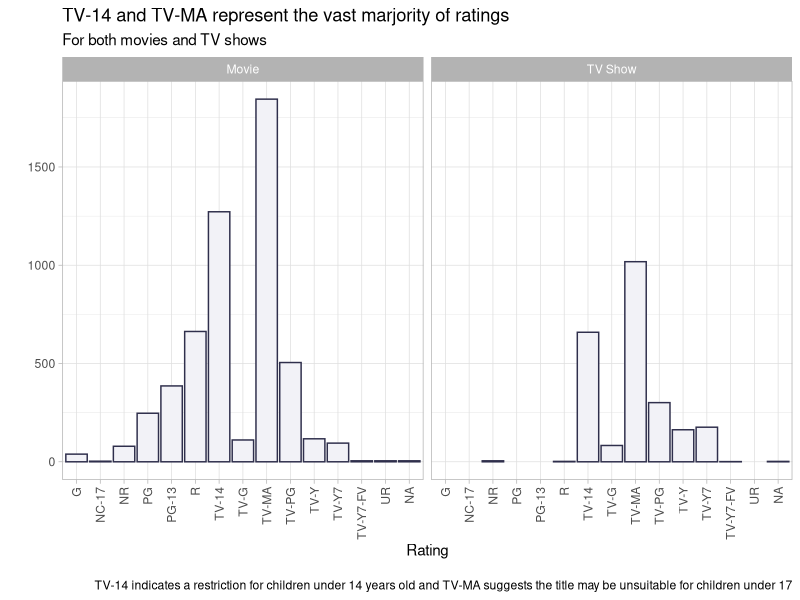
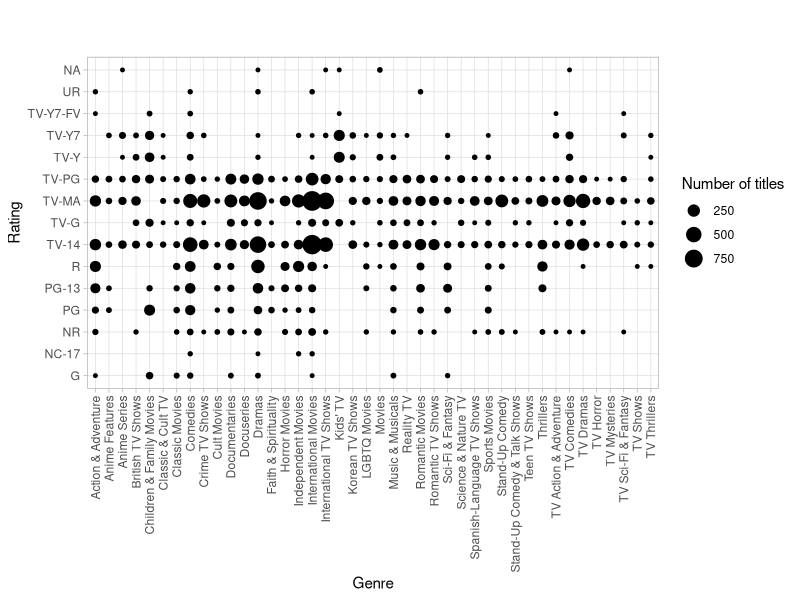
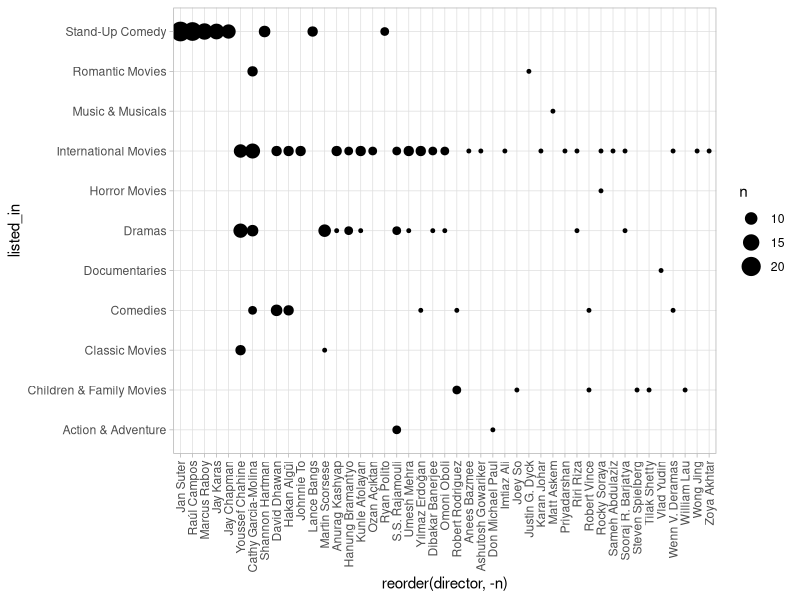
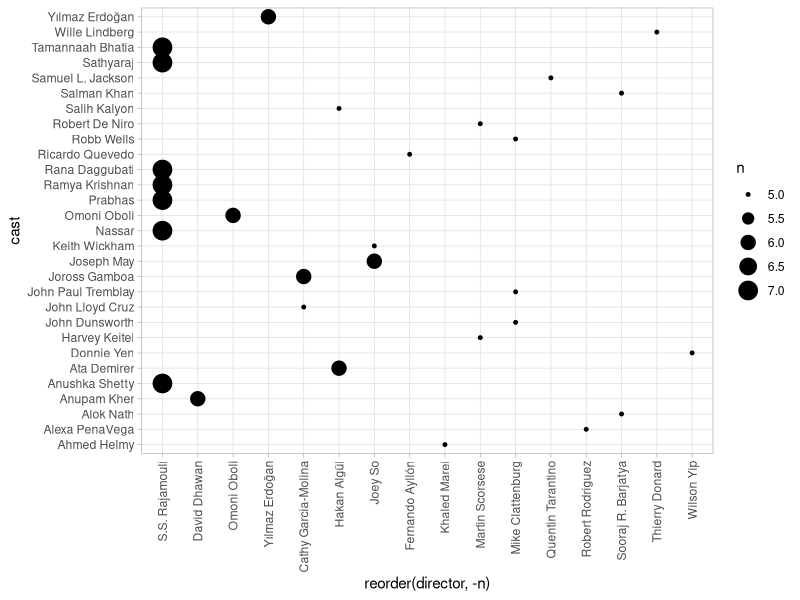
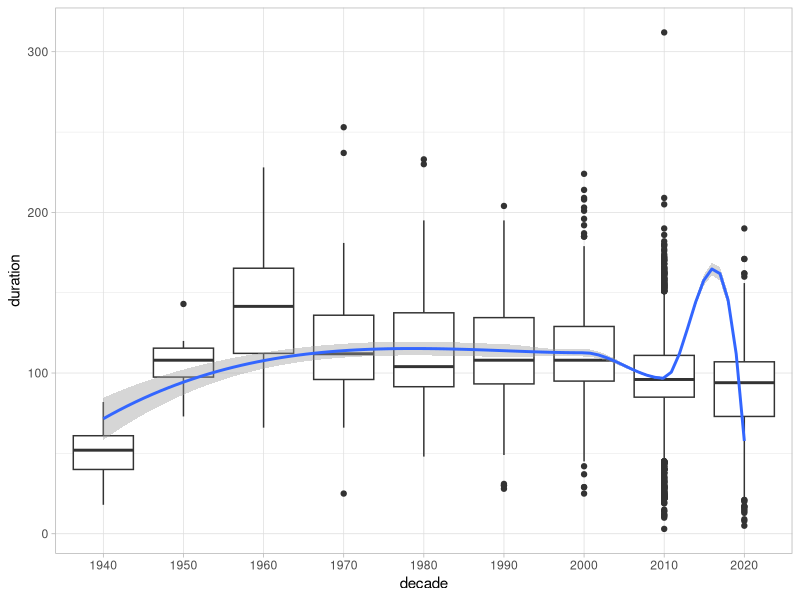
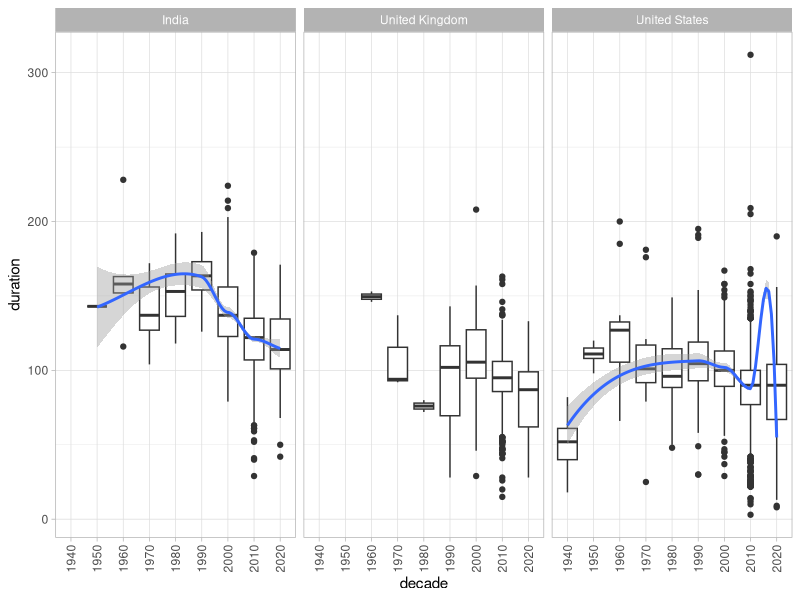

The R script that drew these images, in order:
## ---- chunk 1
knitr::opts_chunk$set(echo = TRUE)
## ---- chunk 2
library(tidyverse)
library(scales)
library(skimr)
library(tidytext)
library(snakecase)

theme_set(theme_light())

netflix <- read_csv("netflix.csv")

## ---- chunk 3

# tt <- tidytuesdayR::tt_load("2021-04-20")
# netflix <- tt$netflix_titles
# rm(tt)

## ---- chunk 4
skim(netflix)
## ---- chunk 5

netflix <- netflix %>% separate(duration, c("duration", "duration_unit"), 
                                convert = TRUE)

## ---- chunk 6

netflix %>% 
  select(type, rating) %>% 
  ggplot(aes(rating)) +
  geom_histogram(stat = "count", color = "#2F2F4C", fill = "#F2F2F7") +
  facet_wrap(~type) +
  theme(axis.text.x = element_text(angle = 90, vjust = 0.5, hjust = 1)) +
  labs(title = "TV-14 and TV-MA represent the vast marjority of ratings",
       subtitle = "For both movies and TV shows",
       x = "Rating", y = "", 
       caption = "\n TV-14 indicates a restriction for children under 14 years old and TV-MA suggests the title may be unsuitable for children under 17")
  

## ---- chunk 7

netflix %>% count(rating)

netflix %>% count(listed_in)

rating_genre <- netflix %>% 
  select(rating, listed_in) %>% 
  separate_rows(listed_in, sep = ", ") %>% 
  count(listed_in, rating) %>% 
  arrange(desc(n))
  

rating_genre %>% 
  ggplot(aes(rating, listed_in)) +
  geom_point(aes(size = n)) +
  coord_flip() +
  theme(axis.text.x = element_text(angle = 90, vjust = 0.5, hjust = 1)) +
  labs(title = "",
       subtitle = "",
       x = "Rating", y = "Genre", size = "Number of titles")



## ---- chunk 8

director_genre <- netflix %>% 
  select(director, listed_in) %>% 
  drop_na() %>% 
  separate_rows(listed_in, sep = ", ") %>% 
  separate_rows(director, sep = ", ") %>% 
  count(listed_in, director) %>% 
  arrange(desc(n))

director_genre %>% 
  slice_max(n, prop = 0.005) %>% 
  ggplot(aes(reorder(director, -n), listed_in)) +
  geom_point(aes(size = n)) +
  theme(axis.text.x = element_text(angle = 90, vjust = 0.5, hjust = 1))


## ---- chunk 9

director_cast <- netflix %>% 
  select(director, cast) %>% 
  drop_na() %>% 
  separate_rows(cast, sep = ", ") %>% 
  count(director, cast) %>% 
  arrange(desc(n))

director_cast %>% 
  slice_max(n, prop = 0.0005) %>% 
  ggplot(aes(reorder(director, -n), cast, size = n)) +
  geom_point() +
  theme(axis.text.x = element_text(angle = 90, vjust = 0.5, hjust = 1))



## ---- chunk 10



## ---- chunk 11

duration <- netflix %>% 
  filter(type == "Movie") %>% 
  select(duration, country, release_year) %>% 
  mutate(country = word(country, sep = fixed(", ")),
         decade = (release_year %/% 10) * 10,
         decade = as.factor(decade),
         duration = as.numeric(duration))
         

duration %>% 
  ggplot(aes(decade, duration, group = decade)) +
  geom_boxplot() +
  geom_smooth(method = "loess", se = TRUE, aes(group = 1)) 

top_countries <- duration %>% 
  count(country) %>% 
  arrange(-n) %>% 
  drop_na() %>% 
  slice_max(n, prop = 0.05) %>% 
  pull(country)

duration %>% 
  filter(country %in% top_countries) %>% 
  ggplot(aes(decade, duration)) +
  geom_boxplot(aes(group = decade)) +
  geom_smooth(method = "loess", se = TRUE, aes(group = 1)) +
  facet_wrap(~country) +
  theme(axis.text.x = element_text(angle = 90, vjust = 0.5, hjust = 1))
